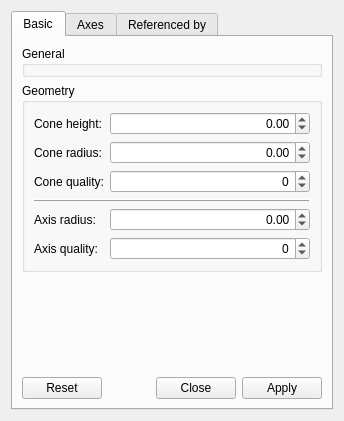
<?xml version="1.0" encoding="UTF-8"?>
<ui version="4.0">
 <class>XYZAxesSetupDesigner</class>
 <widget class="QWidget" name="XYZAxesSetupDesigner">
  <property name="geometry">
   <rect>
    <x>0</x>
    <y>0</y>
    <width>344</width>
    <height>421</height>
   </rect>
  </property>
  <property name="windowTitle">
   <string>XYZ axes setup designer</string>
  </property>
  <property name="toolTip">
   <string/>
  </property>
  <layout class="QVBoxLayout" name="_2">
   <item>
    <widget class="QTabWidget" name="tabWidget">
     <property name="currentIndex">
      <number>0</number>
     </property>
     <widget class="QWidget" name="basicTab">
      <attribute name="title">
       <string>Basic</string>
      </attribute>
      <layout class="QVBoxLayout" name="verticalLayout_2">
       <item>
        <widget class="QGroupBox" name="generalGB">
         <property name="sizePolicy">
          <sizepolicy hsizetype="Preferred" vsizetype="Preferred">
           <horstretch>0</horstretch>
           <verstretch>0</verstretch>
          </sizepolicy>
         </property>
         <property name="title">
          <string>General</string>
         </property>
        </widget>
       </item>
       <item>
        <widget class="QGroupBox" name="groupBox">
         <property name="title">
          <string>Geometry</string>
         </property>
         <layout class="QGridLayout" name="_3">
          <item row="4" column="0">
           <widget class="QLabel" name="label">
            <property name="text">
             <string>Axis radius:</string>
            </property>
           </widget>
          </item>
          <item row="4" column="1">
           <widget class="QQuantitySpinBox" name="axisradiusSB">
            <property name="sizePolicy">
             <sizepolicy hsizetype="Expanding" vsizetype="Fixed">
              <horstretch>0</horstretch>
              <verstretch>0</verstretch>
             </sizepolicy>
            </property>
            <property name="alignment">
             <set>Qt::AlignRight|Qt::AlignTrailing|Qt::AlignVCenter</set>
            </property>
            <property name="minimum">
             <double>-100000.000000000000000</double>
            </property>
            <property name="maximum">
             <double>100000.000000000000000</double>
            </property>
           </widget>
          </item>
          <item row="5" column="0">
           <widget class="QLabel" name="label_4">
            <property name="text">
             <string>Axis quality:</string>
            </property>
           </widget>
          </item>
          <item row="5" column="1">
           <widget class="QSpinBox" name="cylindertesselationSB">
            <property name="alignment">
             <set>Qt::AlignRight|Qt::AlignTrailing|Qt::AlignVCenter</set>
            </property>
            <property name="minimum">
             <number>-100000</number>
            </property>
            <property name="maximum">
             <number>100000</number>
            </property>
           </widget>
          </item>
          <item row="0" column="0">
           <widget class="QLabel" name="label_3">
            <property name="text">
             <string>Cone height:</string>
            </property>
           </widget>
          </item>
          <item row="0" column="1">
           <widget class="QQuantitySpinBox" name="coneheightSB">
            <property name="alignment">
             <set>Qt::AlignRight|Qt::AlignTrailing|Qt::AlignVCenter</set>
            </property>
            <property name="minimum">
             <double>-100000.000000000000000</double>
            </property>
            <property name="maximum">
             <double>100000.000000000000000</double>
            </property>
           </widget>
          </item>
          <item row="1" column="0">
           <widget class="QLabel" name="label_2">
            <property name="text">
             <string>Cone radius:</string>
            </property>
           </widget>
          </item>
          <item row="1" column="1">
           <widget class="QQuantitySpinBox" name="coneradiusSB">
            <property name="alignment">
             <set>Qt::AlignRight|Qt::AlignTrailing|Qt::AlignVCenter</set>
            </property>
            <property name="minimum">
             <double>-100000.000000000000000</double>
            </property>
            <property name="maximum">
             <double>100000.000000000000000</double>
            </property>
           </widget>
          </item>
          <item row="2" column="0">
           <widget class="QLabel" name="label_5">
            <property name="text">
             <string>Cone quality:</string>
            </property>
           </widget>
          </item>
          <item row="2" column="1">
           <widget class="QSpinBox" name="conetesselationSB">
            <property name="alignment">
             <set>Qt::AlignRight|Qt::AlignTrailing|Qt::AlignVCenter</set>
            </property>
            <property name="minimum">
             <number>-100000</number>
            </property>
            <property name="maximum">
             <number>100000</number>
            </property>
           </widget>
          </item>
          <item row="3" column="0" colspan="2">
           <widget class="QFrame" name="frame_2">
            <property name="frameShape">
             <enum>QFrame::HLine</enum>
            </property>
            <property name="frameShadow">
             <enum>QFrame::Raised</enum>
            </property>
           </widget>
          </item>
         </layout>
        </widget>
       </item>
       <item>
        <spacer name="verticalSpacer">
         <property name="orientation">
          <enum>Qt::Vertical</enum>
         </property>
         <property name="sizeHint" stdset="0">
          <size>
           <width>20</width>
           <height>40</height>
          </size>
         </property>
        </spacer>
       </item>
       <item>
        <widget class="QDialogButtonBox" name="buttonBox1">
         <property name="toolTip">
          <string/>
         </property>
         <property name="orientation">
          <enum>Qt::Horizontal</enum>
         </property>
         <property name="standardButtons">
          <set>QDialogButtonBox::Apply|QDialogButtonBox::Close|QDialogButtonBox::Reset</set>
         </property>
        </widget>
       </item>
      </layout>
     </widget>
     <widget class="QWidget" name="axesTab">
      <attribute name="title">
       <string>Axes</string>
      </attribute>
      <layout class="QVBoxLayout" name="_4">
       <item>
        <layout class="QGridLayout" name="gridLayout">
         <item row="0" column="1">
          <widget class="QLabel" name="label_6">
           <property name="text">
            <string>Cone</string>
           </property>
           <property name="alignment">
            <set>Qt::AlignCenter</set>
           </property>
          </widget>
         </item>
         <item row="0" column="2">
          <widget class="QLabel" name="label_7">
           <property name="text">
            <string>Axis +</string>
           </property>
           <property name="alignment">
            <set>Qt::AlignCenter</set>
           </property>
          </widget>
         </item>
         <item row="0" column="3">
          <widget class="QLabel" name="label_8">
           <property name="text">
            <string>Axis -</string>
           </property>
           <property name="alignment">
            <set>Qt::AlignCenter</set>
           </property>
          </widget>
         </item>
         <item row="1" column="0">
          <widget class="QLabel" name="label_9">
           <property name="sizePolicy">
            <sizepolicy hsizetype="Minimum" vsizetype="Preferred">
             <horstretch>0</horstretch>
             <verstretch>0</verstretch>
            </sizepolicy>
           </property>
           <property name="text">
            <string>X:</string>
           </property>
          </widget>
         </item>
         <item row="2" column="0">
          <widget class="QLabel" name="label_10">
           <property name="sizePolicy">
            <sizepolicy hsizetype="Minimum" vsizetype="Preferred">
             <horstretch>0</horstretch>
             <verstretch>0</verstretch>
            </sizepolicy>
           </property>
           <property name="text">
            <string>Y:</string>
           </property>
          </widget>
         </item>
         <item row="3" column="0">
          <widget class="QLabel" name="label_11">
           <property name="sizePolicy">
            <sizepolicy hsizetype="Minimum" vsizetype="Preferred">
             <horstretch>0</horstretch>
             <verstretch>0</verstretch>
            </sizepolicy>
           </property>
           <property name="text">
            <string>Z:</string>
           </property>
          </widget>
         </item>
         <item row="5" column="0">
          <widget class="QLabel" name="label_12">
           <property name="text">
            <string>X:</string>
           </property>
          </widget>
         </item>
         <item row="5" column="2">
          <widget class="QQuantitySpinBox" name="magXSB">
           <property name="alignment">
            <set>Qt::AlignRight|Qt::AlignTrailing|Qt::AlignVCenter</set>
           </property>
          </widget>
         </item>
         <item row="5" column="3">
          <widget class="QQuantitySpinBox" name="magNXSB">
           <property name="alignment">
            <set>Qt::AlignRight|Qt::AlignTrailing|Qt::AlignVCenter</set>
           </property>
          </widget>
         </item>
         <item row="6" column="0">
          <widget class="QLabel" name="label_13">
           <property name="text">
            <string>Y:</string>
           </property>
          </widget>
         </item>
         <item row="6" column="2">
          <widget class="QQuantitySpinBox" name="magYSB">
           <property name="alignment">
            <set>Qt::AlignRight|Qt::AlignTrailing|Qt::AlignVCenter</set>
           </property>
          </widget>
         </item>
         <item row="6" column="3">
          <widget class="QQuantitySpinBox" name="magNYSB">
           <property name="alignment">
            <set>Qt::AlignRight|Qt::AlignTrailing|Qt::AlignVCenter</set>
           </property>
          </widget>
         </item>
         <item row="7" column="0">
          <widget class="QLabel" name="label_14">
           <property name="text">
            <string>Z:</string>
           </property>
          </widget>
         </item>
         <item row="7" column="2">
          <widget class="QQuantitySpinBox" name="magZSB">
           <property name="alignment">
            <set>Qt::AlignRight|Qt::AlignTrailing|Qt::AlignVCenter</set>
           </property>
          </widget>
         </item>
         <item row="7" column="3">
          <widget class="QQuantitySpinBox" name="magNZSB">
           <property name="alignment">
            <set>Qt::AlignRight|Qt::AlignTrailing|Qt::AlignVCenter</set>
           </property>
          </widget>
         </item>
         <item row="4" column="0" colspan="4">
          <widget class="QFrame" name="frame">
           <property name="frameShape">
            <enum>QFrame::HLine</enum>
           </property>
           <property name="frameShadow">
            <enum>QFrame::Raised</enum>
           </property>
          </widget>
         </item>
         <item row="1" column="3">
          <widget class="QColorPushButton" name="nxcolorTB">
           <property name="sizePolicy">
            <sizepolicy hsizetype="Expanding" vsizetype="Fixed">
             <horstretch>0</horstretch>
             <verstretch>0</verstretch>
            </sizepolicy>
           </property>
           <property name="styleSheet">
            <string notr="true">QPushButton {
	border: 1px solid #101010;
	border-radius: 0px;
}</string>
           </property>
          </widget>
         </item>
         <item row="1" column="2">
          <widget class="QColorPushButton" name="pxcolorTB">
           <property name="sizePolicy">
            <sizepolicy hsizetype="Expanding" vsizetype="Fixed">
             <horstretch>0</horstretch>
             <verstretch>0</verstretch>
            </sizepolicy>
           </property>
           <property name="toolTip">
            <string comment="pes"/>
           </property>
           <property name="statusTip">
            <string comment="kocka"/>
           </property>
           <property name="whatsThis">
            <string comment="kun"/>
           </property>
           <property name="styleSheet">
            <string notr="true">QPushButton {
	border: 1px solid #101010;
	border-radius: 0px;
}</string>
           </property>
          </widget>
         </item>
         <item row="1" column="1">
          <widget class="QColorPushButton" name="conexcolorTB">
           <property name="sizePolicy">
            <sizepolicy hsizetype="Expanding" vsizetype="Fixed">
             <horstretch>0</horstretch>
             <verstretch>0</verstretch>
            </sizepolicy>
           </property>
           <property name="styleSheet">
            <string notr="true">QPushButton {
	border: 1px solid #101010;
	border-radius: 0px;
}</string>
           </property>
          </widget>
         </item>
         <item row="2" column="3">
          <widget class="QColorPushButton" name="nycolorTB">
           <property name="styleSheet">
            <string notr="true">QPushButton {
	border: 1px solid #101010;
	border-radius: 0px;
}</string>
           </property>
          </widget>
         </item>
         <item row="2" column="2">
          <widget class="QColorPushButton" name="pycolorTB">
           <property name="styleSheet">
            <string notr="true">QPushButton {
	border: 1px solid #101010;
	border-radius: 0px;
}</string>
           </property>
          </widget>
         </item>
         <item row="2" column="1">
          <widget class="QColorPushButton" name="coneycolorTB">
           <property name="styleSheet">
            <string notr="true">QPushButton {
	border: 1px solid #101010;
	border-radius: 0px;
}</string>
           </property>
          </widget>
         </item>
         <item row="3" column="3">
          <widget class="QColorPushButton" name="nzcolorTB">
           <property name="sizePolicy">
            <sizepolicy hsizetype="Expanding" vsizetype="Fixed">
             <horstretch>0</horstretch>
             <verstretch>0</verstretch>
            </sizepolicy>
           </property>
           <property name="styleSheet">
            <string notr="true">QPushButton {
	border: 1px solid #101010;
	border-radius: 0px;
}</string>
           </property>
          </widget>
         </item>
         <item row="3" column="2">
          <widget class="QColorPushButton" name="pzcolorTB">
           <property name="sizePolicy">
            <sizepolicy hsizetype="Expanding" vsizetype="Fixed">
             <horstretch>0</horstretch>
             <verstretch>0</verstretch>
            </sizepolicy>
           </property>
           <property name="styleSheet">
            <string notr="true">QPushButton {
	border: 1px solid #101010;
	border-radius: 0px;
}</string>
           </property>
          </widget>
         </item>
         <item row="3" column="1">
          <widget class="QColorPushButton" name="conezcolorTB">
           <property name="styleSheet">
            <string notr="true">QPushButton {
	border: 1px solid #101010;
	border-radius: 0px;
}</string>
           </property>
          </widget>
         </item>
        </layout>
       </item>
       <item>
        <layout class="QGridLayout" name="gridLayout_2">
         <item row="0" column="0">
          <widget class="QLabel" name="label_15">
           <property name="text">
            <string>X:</string>
           </property>
          </widget>
         </item>
         <item row="0" column="3">
          <widget class="QCheckBox" name="showNXAxisCB">
           <property name="text">
            <string>Show -</string>
           </property>
          </widget>
         </item>
         <item row="0" column="1">
          <widget class="QCheckBox" name="showXAxisCB">
           <property name="text">
            <string>Show</string>
           </property>
          </widget>
         </item>
         <item row="1" column="0">
          <widget class="QLabel" name="label_16">
           <property name="text">
            <string>Y:</string>
           </property>
          </widget>
         </item>
         <item row="1" column="1">
          <widget class="QCheckBox" name="showYAxisCB">
           <property name="text">
            <string>Show</string>
           </property>
          </widget>
         </item>
         <item row="1" column="3">
          <widget class="QCheckBox" name="showNYAxisCB">
           <property name="text">
            <string>Show -</string>
           </property>
          </widget>
         </item>
         <item row="2" column="3">
          <widget class="QCheckBox" name="showNZAxisCB">
           <property name="text">
            <string>Show -</string>
           </property>
          </widget>
         </item>
         <item row="2" column="1">
          <widget class="QCheckBox" name="showZAxisCB">
           <property name="text">
            <string>Show</string>
           </property>
          </widget>
         </item>
         <item row="2" column="0">
          <widget class="QLabel" name="label_17">
           <property name="text">
            <string>Z:</string>
           </property>
          </widget>
         </item>
         <item row="0" column="2">
          <spacer name="horizontalSpacer">
           <property name="orientation">
            <enum>Qt::Horizontal</enum>
           </property>
           <property name="sizeHint" stdset="0">
            <size>
             <width>40</width>
             <height>20</height>
            </size>
           </property>
          </spacer>
         </item>
        </layout>
       </item>
       <item>
        <spacer name="verticalSpacer_2">
         <property name="orientation">
          <enum>Qt::Vertical</enum>
         </property>
         <property name="sizeHint" stdset="0">
          <size>
           <width>20</width>
           <height>40</height>
          </size>
         </property>
        </spacer>
       </item>
       <item>
        <widget class="QDialogButtonBox" name="buttonBox2">
         <property name="standardButtons">
          <set>QDialogButtonBox::Apply|QDialogButtonBox::Close|QDialogButtonBox::Reset</set>
         </property>
        </widget>
       </item>
      </layout>
     </widget>
     <widget class="QWidget" name="refByTab">
      <attribute name="title">
       <string>Referenced by</string>
      </attribute>
     </widget>
    </widget>
   </item>
  </layout>
 </widget>
 <customwidgets>
  <customwidget>
   <class>QColorPushButton</class>
   <extends>QPushButton</extends>
   <header location="global">ColorPushButton.hpp</header>
  </customwidget>
  <customwidget>
   <class>QQuantitySpinBox</class>
   <extends>QDoubleSpinBox</extends>
   <header location="global">QuantitySpinBox.hpp</header>
  </customwidget>
 </customwidgets>
 <resources/>
 <connections/>
</ui>
